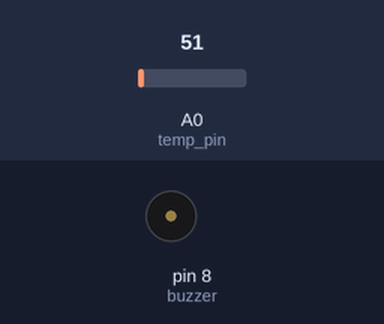
The sketch below on a simulated Arduino Uno, built with avr-gcc and run on an emulated ATmega328P. On the bench: buzzer (waves = sounding). The inputs (shaded band) are chosen by the test bench; at power-on: A0 (temp_pin) = 51.

Above: at 3.8 s.
3.9 s: A0 (temp_pin) set to 58
7.8 s: A0 (temp_pin) set to 69
At 9.02 s:
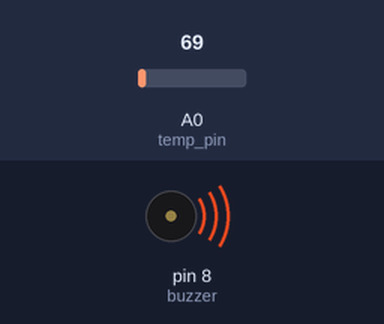
15.5 s: A0 (temp_pin) set to 61
At 16.4 s:
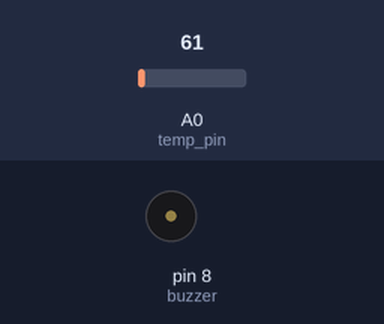
19.4 s: A0 (temp_pin) set to 71
At 21.7 s:
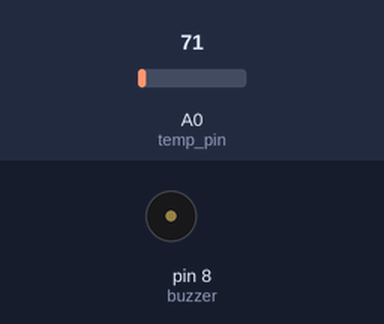
Timing chart, 0 to 28.1 s (numbered marks = the images above; inputs shaded):
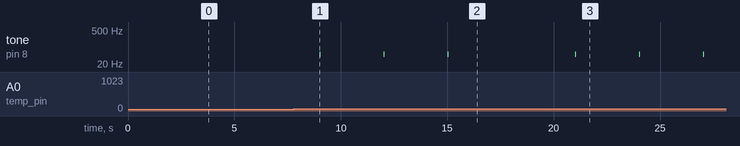

Measured:
- the behaviour switches between 63 and 64 on A0 (temp_pin) (found by bisection; images 0 and 1)
- after the input at 3.9 s, every drawn part: stays the same
- after the input at 7.8 s, tone on pin 8 (buzzer): alternates 50 Hz for 0.05 s and silent for 3.0 s, starting after 1.2 s
- after the input at 15.5 s, tone on pin 8 (buzzer): stays silent (without the input it goes to 50 Hz after 2.5 s)
- after the input at 19.4 s, tone on pin 8 (buzzer): alternates 50 Hz for 0.05 s and silent for 3.0 s, starting after 1.6 s

The sketch:

temprature.ino
```cpp
#include<LiquidCrystal.h>
int temp_pin =A0;
float temp;
int buzzer=8;
const int rs = 7, en = 6, d4 = 5, d5 = 4, d6 = 3, d7 = 2;
LiquidCrystal lcd(rs, en, d4, d5, d6, d7);
void setup(){
  pinMode(temp_pin,INPUT);
  Serial.begin(9600);
}

void loop(){
  temp=analogRead(temp_pin)*0.00488*100; // 0.00488 is the step size used to convert analog to digital signal this is called quantization
  lcd.setCursor(0, 0);
  lcd.print("Checking");
  lcd.print("Temperature");
  lcd.clear();
  if(temp>31){
    tone(buzzer,50,50);
    lcd.print("Temp crossed 31C");
  }
  delay(1000);
  lcd.setCursor(10, 0);
  lcd.print(temp);
  delay(2000);
}
```
